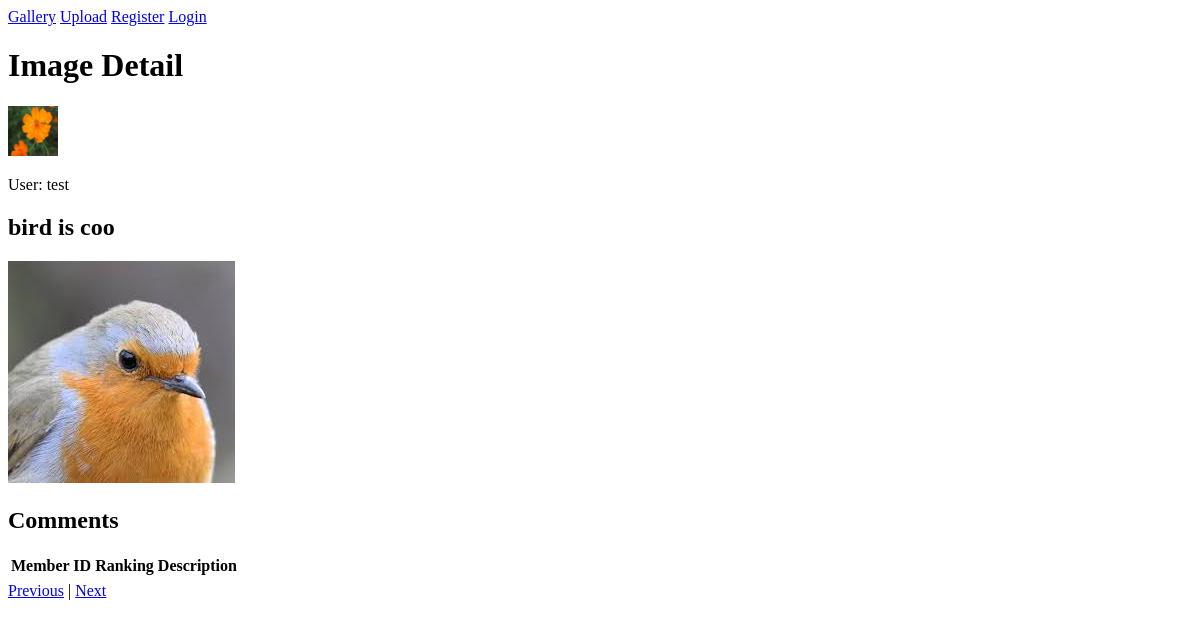
/cst243cst209cst220cweb280a5/pages/details.php?id=2, run on an earlier commit of the app's database.
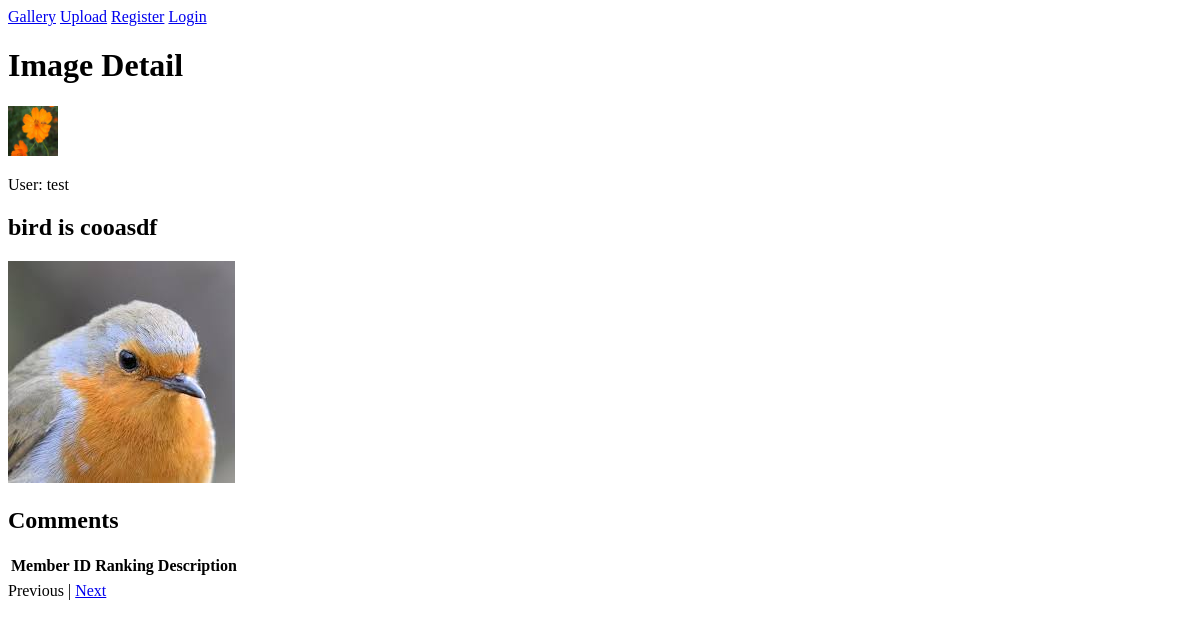
And on a later commit of the database.
### tables this page shows
CREATE TABLE Member (memberId INTEGER PRIMARY KEY AUTOINCREMENT,
password TEXT(255) NOT NULL,
email VARCHAR(200) NOT NULL,
alias VARCHAR(15) NOT NULL,
profileImgPath VARCHAR NOT NULL);

CREATE TABLE Image (id INTEGER PRIMARY KEY AUTOINCREMENT,
path VARCHAR(255) NOT NULL,
memId INTEGER NOT NULL,
caption VARCHAR(144),
approved BOOLEAN NOT NULL,
views INTEGER);

### classes/DB3/Type.php (called while the page is built, shortened)
<?php
abstract class Type
{
    static public function bindType ($type)
    {
        switch($type)
        {
            case 'CHAR':
            case 'VARCHAR':
            case 'TINYTEXT':
            case 'TEXT':
            case 'MEDIUMTEXT':
            case 'LONGTEXT':
            case 'NCHAR':
            case 'NVARCHAR':
            case 'CLOB':
            case 'DATE':
            case 'DATETIME':
            case 'TIMESTAMP':
            case 'TIME':
                return SQLITE3_TEXT;
                break;
            case 'INTEGER':
            case 'TINYINT':
            case 'SMALLINT':
            case 'MEDIUMINT':
            case 'BIGINT':
            case 'INT2':
            case 'INT4':
            case 'INT8':
            case 'BOOLEAN':
                return SQLITE3_INTEGER;
                break;
        }
    }
}

### classes/DB3/Model.php (called while the page is built, shortened)
<?php
class Model
{
    private $cols;
    private $pkField;
    protected function defineColumn($field,$type=Type::TXT, $size=null, $isNullable = true, $isPK = false, $isAutoIncr =false)
    {
        $this->cols[$field] = new Column($field,$type, $size, $isNullable, $isPK, $isAutoIncr);
    }
    public function tableName()
    {
        return get_class($this);
    }
    public function getBindType($field)
    {
        return is_array($this->cols) && isset($this->cols[$field]) ? $this->cols[$field]->bindType : SQLITE3_TEXT ;
    }
    public function getPKField()
    {
        if(!isset($this->pkField) && is_array($this->cols))
        {
            foreach($this->cols as $field => $colDef)
            {
                if ($colDef->isPK)
                {
                    $this->pkField = $field;
                }
            }
        }
        return $this->pkField;
    }
}

### classes/DB3/DB3.php (called while the page is built, shortened)
<?php
class DB3 extends \SQLite3
{
    public function selectSome($class, $filters=array(), $andOperator=true)
    {
        return $this->selectSomeOrder($class,array(),$filters,$andOperator);
    }
    public function selectSomeOrder($class, $orders=array() ,$filters=array(), $andOperator=true)
    {
        $table = $class->tableName();
        $fieldValues = get_object_vars($class);
        $fieldList = implode(',',array_keys($fieldValues));
        $orders = array_intersect_key($orders,$fieldValues);
        array_walk($orders, function(&$val,$key){$val = $val==='DESC' ? "$key $val" : $key;});
        $orderList = empty($orders)?$class->getPKField(): implode(",\n",$orders);
        $oper = $andOperator? ' AND ': ' OR ';
        $filters = array_filter($filters,
            function($filt)use($fieldValues){
                return array_key_exists($filt->field,$fieldValues);
            });
        $filterList= empty($filters)?'1=1':implode($oper,$filters);
        $stmt = $this->prepare("SELECT $fieldList FROM $table WHERE $filterList ORDER BY $orderList");
        $i=1;
        foreach($filters as $filt){
            $stmt->bindValue($i,$filt->value,
                is_null($filt->value)? SQLITE3_NULL :$class->getBindType($filt->field)
            );
            $i++;
        }
        $result = $stmt->execute();
        if(!$result){
            return false;
        }else{
            $items = array();
            while($row = $result->fetchArray(SQLITE3_ASSOC))
            {
                $item = new $table();
                foreach($row as $col=>$val)
                {
                    $item->$col = $val;
                }
                $items[]=$item;
            }
            return $items;
        }
    }
}

### classes/DB3/Column.php (called while the page is built, shortened)
<?php
class Column
{
    public function __construct($name,$type=Type::TXT, $size=null, $isNullable = true, $isPK = false, $isAutoIncr =false)
    {
        $this->isPK = $isPK;
        $this->bindType = Type::bindType($type);
    }
}

### classes/DB3/Filter.php (called while the page is built, shortened)
<?php
class Filter
{
    public $field;
    public $comparer;
    public function __construct($field,$value,$comparer='=')
    {
        $this->field = $field;
        $this->value = $value;
        $this->comparer = $comparer;
    }
    public function __toString()
    {
        return "{$this->field} {$this->comparer} ?\n";
    }
}

### cst243cst209cst220cweb280a5/pages/details.php (the view, shortened to what this page needs)
<?php
$isOrigUploader = false;
$db = new DB3('../../db/imageranker.db');
$comment = new Comment();
$db->exec($comment->tableDefinition());
$allImages = $db->selectSomeOrder(new Image(), array('views'=>'DESC'), array());
if(isset($_GET['id']))
{
    $image = $db->selectSome(new Image(), array(new Filter('id', $_GET['id'])))[0];
}
if(isset($_GET['id']) && $image != false && $image->approved )
{
    $image->views += 1;
    $db->update($image);
    $origMember = $db->selectSome(new Member(), array(new Filter('memberId', $image->memId)))[0];
}
else
{
    $db->close();
    $db = null;
    header('Location: index.php');
}
$prevUrl = "";
$nextUrl = "";
$done = false;
for ($i = 0; $i < count($allImages) && !$done; $i++)
{
	if ($allImages[$i]->id === $image->id)
    {
        if ($i >= 1)
        {
        	$prevUrl = "href='details.php?id={$allImages[$i - 1]->id}'";
        }
        if ($i < count($allImages) - 1)
        {
        	$nextUrl = "href='details.php?id={$allImages[$i + 1]->id}'";
        }
        $done = true;
    }
}
?>
<!DOCTYPE html>
<html>
    <head>
    </head>
    <body>
        <nav>
            <a href="index.php">Gallery</a>
            <a href="fileupload.php">Upload</a>
            <a href="memberregister.php">Register</a>
            <a href="memberlogin.php">Login</a>
        </nav>
        <h1>Image Detail</h1>
        <div>
            <img src="<?=$origMember->profileImgPath?>" width="50px" height="50px" />
            <p>
                User: <?=$origMember->alias?>
            </p>
        </div>
        <div>
            <?php if($isOrigUploader)
                  {$inputCaption->render();
                  $imagePath->render();
                  } else { ?>
            <h2>
                <?=$image->caption?>
            </h2><?php } ?>
        </div>
        <img src="<?=$image->path?>" />
        <h2>Comments</h2>
        <table data-bind="sort: { list: comments}">
            <thead>
                <tr>
                    <th>Member ID</th>
                    <th>Ranking</th>
                    <th>Description</th>
                </tr>
            </thead>
            <tbody data-bind="foreach: comments">
                <tr>
                    <td data-bind="attr: { src: imagePath }"></td>
                    <td data-bind="text: memberId"></td>
                    <td data-bind="text: ranking"></td>
                    <td data-bind="text: description"></td>
                </tr>
            </tbody>
        </table>
        <a <?= $prevUrl ?>>Previous</a> |
        <a <?= $nextUrl ?>>Next</a>
    </body>
</html>

What changed in the data, as far as the page shows it:
changed image: caption "bird is coo" → "bird is cooasdf"
